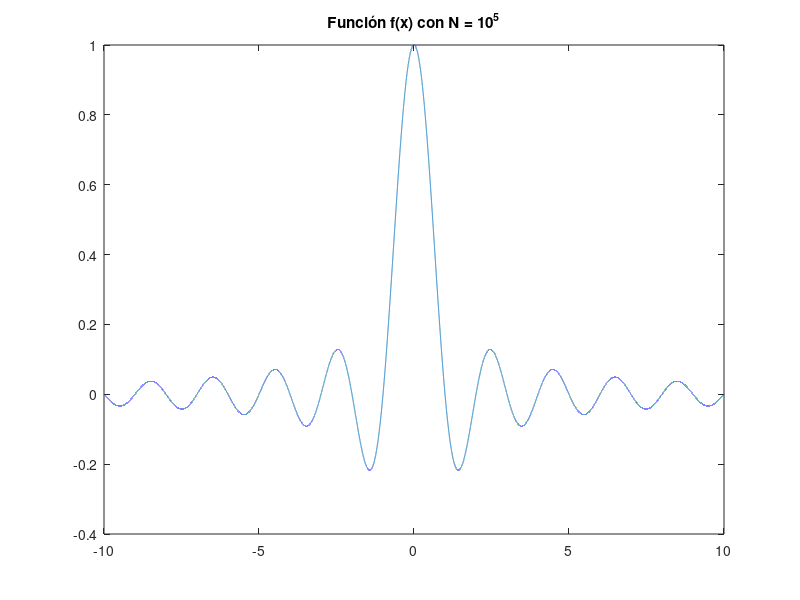

This figure's MATLAB source: (Note: this script raises an error after producing the figure.)
addpath('integral')
addpath('interpolacion')
%----- PARTE 1 ----- 
N1 = 10;
N2 = 10^2;
N3 = 10^3;
N4 = 10^4;

a = -10;
b = 10;
X10 = a:(b-a)/N1:b;
X100 = a:(b-a)/N2:b;
X1000 = a:(b-a)/N3:b;
X10000 = a:(b-a)/N4:b;
Y10 = sin(pi*X10)./(pi*X10);
Y100 = sin(pi*X100)./(pi*X100);
Y1000 = sin(pi*X1000)./(pi*X1000);
Y10000 = sin(pi*X10000)./(pi*X10000);
S1 = find(X10 == 0);
Y10(1,S1) = 1;
S1 = find(X100 == 0);
Y100(1,S1) = 1;
S1 = find(X1000 == 0);
Y1000(1,S1) = 1;
S1 = find(X10000 == 0);
Y10000(1,S1) = 1;

%Generamos una nube de puntos para evaluar en la función
%en el intervalo [-10,10]
n = 10^5;
X = a:(b-a)/n:b;
%Se evalúan los valores de X en la función
Y = sin(pi*X)./(pi*X);

%Si X = 0, F(0) = 1
S1 = find(X == 0);
Y(1,S1) = 1;
plot(X,Y)
title("Función f(x) con N = 10^5")

[lineal10, spline10, cubic10, rmselineal10, rmsespline10, rmsecubic10] = aproximacion(X,Y,a,b,N1);
[lineal100, spline100, cubic100, rmselineal100, rmsespline100, rmsecubic100] = aproximacion(X,Y,a,b,N2);
[lineal1000, spline1000, cubic1000, rmselineal1000, rmsespline1000, rmsecubic1000] = aproximacion(X,Y,a,b,N3);
[lineal10000, spline10000, cubic10000, rmselineal10000, rmsespline10000, rmsecubic10000] = aproximacion(X,Y,a,b,N4);

% [vq11, vq21, vq31, rmse11, rmse21, rmse31] = aproximacion(X,Y,a,b,N1);
% [vq12, vq22, vq32, rmse12, rmse22, rmse32] = aproximacion(X,Y,a,b,N2);
% [vq13, vq23, vq33,rmse13, rmse23, rmse33] = aproximacion(X,Y,a,b,N3);
% [vq14, vq24, vq34, rmse14, rmse24, rmse34] = aproximacion(X,Y,a,b,N4);
figure
plot(X,Y, 'o',X,lineal10,':.')
%title("Interpolación Lineal con N = 10")

figure
plot(X,Y, 'o',X,spline10,':.')

figure
plot(X,Y, 'o',X,spline10000,':.')
%title("Interpolación con Splines con N = 10^4")

disp("Errores para N=10")
disp("Lineal: "+string(rmselineal10))
disp("Spline: "+string(rmsespline10))
disp("Cúbico: "+string(rmsecubic10))
disp(" ")
disp("Errores para N=10^2")
disp("Lineal: "+string(rmselineal100))
disp("Spline: "+string(rmsespline100))
disp("Cúbico: "+string(rmsecubic100))
disp(" ")
disp("Errores para N=10^3")
disp("Lineal: "+string(rmselineal1000))
disp("Spline: "+string(rmsespline1000))
disp("Cúbico: "+string(rmsecubic1000))
disp(" ")
disp("Errores para N=10^4")
disp("Lineal: "+string(rmselineal10000))
disp("Spline: "+string(rmsespline10000))
disp("Cúbico: "+string(rmsecubic10000))


%----- PARTE 2.a ----- 
%Se utiliza la regla de simpson 1/3, dado que el vector posee N+1
%elementos, por lo tanto hay N trazos, lo cual es un número par.
%El método de interpolación lineal es el que posee un error muy alto,
%mientras que el de Spline posee un error pequeño.

%Se obtiene la integral de la función original
integralO = simpson13(a,b,Y,length(Y));
f = @(x)sin(pi*x)./(pi*x);

%------ Lineal ------
integralLineal10 = simpson13(a,b,lineal10,length(lineal10));
integralLineal100 = simpson13(a,b,lineal100,length(lineal100));
integralLineal1000 = simpson13(a,b,lineal1000,length(lineal1000));
integralLineal10000 = simpson13(a,b,lineal10000,length(lineal10000));

%------ Spline ------
integralSpline10 = simpson13(a,b,spline10,length(spline10));
integralSpline100 = simpson13(a,b,spline100,length(spline100));
integralSpline1000 = simpson13(a,b,spline1000,length(spline1000));
integralSpline10000 = simpson13(a,b,spline10000,length(spline10000));

% %------ Integral de la función original ------
% integral10 = simpson13(a,b,Y10,length(Y10));
% integral100 = simpson13(a,b,Y100,length(Y100));
% integral1000 = simpson13(a,b,Y1000,length(Y1000));
% integral10000 = simpson13(a,b,Y10000,length(Y10000));
% 
%------ Obtención de error Lineal------
error10L = sqrt(mse(integralO - integralLineal10));
error100L = sqrt(mse(integralO  - integralLineal100));
error1000L = sqrt(mse(integralO  - integralLineal1000));
error10000L = sqrt(mse(integralO  - integralLineal10000));

%------ Obtención de error Spline------
error10S = sqrt(mse(integralO  - integralSpline10));
error100S = sqrt(mse(integralO  - integralSpline100));
error1000S = sqrt(mse(integralO  - integralSpline1000));
error10000S = sqrt(mse(integralO  - integralSpline10000));
disp(" ")
disp("Comparación entre integral original y método lineal (error)")
disp("N = 10: "+string(error10L))
disp("N = 10^2: "+string(error100L))
disp("N = 10^3: "+string(error1000L))
disp("N = 10^4: "+string(error10000L))
disp(" ")
disp("Comparación entre integral original y método spline (error)")
disp("N = 10: "+string(error10S))
disp("N = 10^2: "+string(error100S))
disp("N = 10^3: "+string(error1000S))
disp("N = 10^4: "+string(error10000S))
disp(" ")

%----- PARTE 2.b ----- 
disp("Predictor de puntos")
syms x
f = sin(pi*x)/(pi*x);
%df = diff(f,x,4) %Se obtiene la 4ta derivada de la función
df = (4*pi^2*cos(pi*X))./X.^2 - (12*pi*sin(pi*X))./X.^3 - (24*cos(pi*X))./X.^4 + (pi.^3*sin(pi*X))./X + (24*sin(pi*X))./(X.^5*pi);
%Se obtiene el punto máximo de la 4ta derivada en [a,b]
M = max(df);
%plot(df)
a = -10;
b = 10;
p = 9;
tic
NPred = predictor(a,b,M,p) %Se obtiene la cantidad de puntos
tiempoPred = toc;

%Se crea un vector con la cantidad de puntos obtenidos en el predictor
XPred = a:(b-a)/NPred:b;
YPred = sin(pi*XPred)./(pi*XPred);
S1 = find(XPred == 0);
YPred(1,S1) = 1;
figure
plot(XPred,YPred, ':.')
title("Función f(x) con N = 4448")
integralPred = simpson13(a,b,YPred,length(YPred));
rmsePred = sqrt(mse(integralO - integralPred));

%----- PARTE 2.c ----- 
global iter;
iter = 0;
tol = 10^(-9);
f = @(x) sin(pi*x)./(pi*x);
a = -10;
b = 10;
tic
fa = f(a);
fb = f(b);
[m, fm, Sab] = calculoM(f, a, b);
[resultado, puntos] = adaptativo(f, a, fa, b, fb, tol, Sab, m, fm);
puntos = [puntos,b];
tiempoAdap = toc;

YAdap = sin(pi*puntos)./(pi*puntos);
S1 = find(puntos == 0);
YAdap(1,S1) = 1;
%figure
%plot(puntos, YAdap)
figure
plot(puntos,YAdap,':.')
%title("Función f(x) con puntos del Adaptativo")

save('datos')